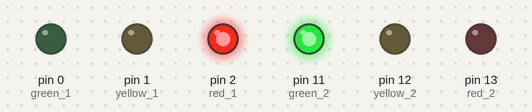
This sketch was run on a simulated Arduino Uno, built with avr-gcc and run on an emulated ATmega328P. On the bench: output pins drawn as LEDs (lit = HIGH).

Above: at 5.0 s.
At 11.5 s:
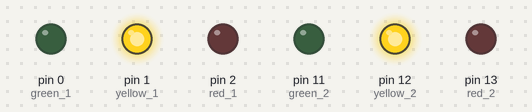
At 18.0 s:
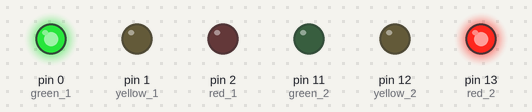
Timing chart, 0 to 29.9 s (numbered marks = the images above):
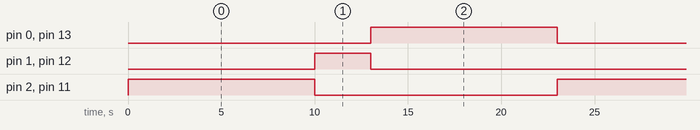

Measured:
- by itself, pin 0 (green_1), pin 2 (red_1), pin 11 (green_2), pin 13 (red_2): alternates HIGH for 10.0 s and LOW for 13.0 s
- by itself, pin 1 (yellow_1), pin 12 (yellow_2): alternates HIGH for 3.0 s and LOW for 20.0 s
- by itself, everything shown: repeats every 23.0 s, in 4 steps

The sketch:

Two_way_traffic_signals.ino
```cpp
const int red_1 = 2;
const int yellow_1 = 1;
const int green_1 = 0;
const int red_2 = 13;
const int yellow_2 = 12;
const int green_2 = 11;

void setup() {

pinMode(red_1, OUTPUT);
pinMode(yellow_1, OUTPUT);
pinMode(green_1, OUTPUT);
pinMode(red_2, OUTPUT);
pinMode(yellow_2, OUTPUT);
pinMode(green_2, OUTPUT);

}

void loop() {
digitalWrite(red_1, HIGH);
digitalWrite(green_2, HIGH);
delay(10000);
digitalWrite(red_1, LOW);
digitalWrite(green_2, LOW);

digitalWrite(yellow_1, HIGH);
digitalWrite(yellow_2, HIGH);
delay(3000);
digitalWrite(yellow_1, LOW);
digitalWrite(yellow_2, LOW);

digitalWrite(green_1, HIGH);
digitalWrite(red_2, HIGH);
delay(10000);
digitalWrite(green_1, LOW);
digitalWrite(red_2, LOW);

}
```
